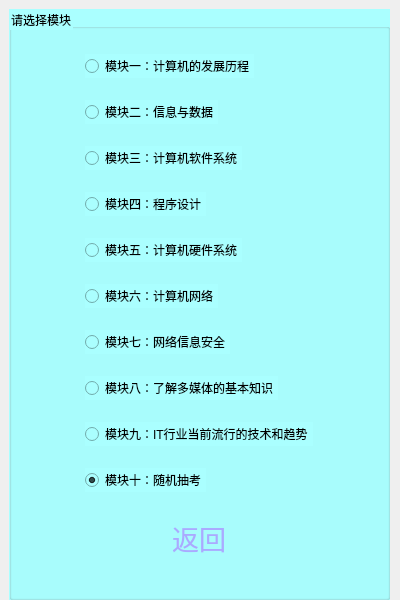
<?xml version="1.0" encoding="UTF-8"?>
<ui version="4.0">
 <class>Form</class>
 <widget class="QWidget" name="Form">
  <property name="geometry">
   <rect>
    <x>0</x>
    <y>0</y>
    <width>400</width>
    <height>600</height>
   </rect>
  </property>
  <property name="sizePolicy">
   <sizepolicy hsizetype="Fixed" vsizetype="Fixed">
    <horstretch>0</horstretch>
    <verstretch>0</verstretch>
   </sizepolicy>
  </property>
  <property name="minimumSize">
   <size>
    <width>400</width>
    <height>400</height>
   </size>
  </property>
  <property name="windowTitle">
   <string>Form</string>
  </property>
  <widget class="QGroupBox" name="groupBox">
   <property name="geometry">
    <rect>
     <x>9</x>
     <y>9</y>
     <width>381</width>
     <height>591</height>
    </rect>
   </property>
   <property name="styleSheet">
    <string notr="true">background-color: rgb(170, 255, 255);</string>
   </property>
   <property name="title">
    <string>请选择模块</string>
   </property>
   <layout class="QGridLayout" name="gridLayout">
    <item row="2" column="0">
     <widget class="QRadioButton" name="radioButton_3">
      <property name="sizePolicy">
       <sizepolicy hsizetype="Fixed" vsizetype="Fixed">
        <horstretch>0</horstretch>
        <verstretch>0</verstretch>
       </sizepolicy>
      </property>
      <property name="text">
       <string>模块三：计算机软件系统</string>
      </property>
     </widget>
    </item>
    <item row="1" column="0">
     <widget class="QRadioButton" name="radioButton_2">
      <property name="sizePolicy">
       <sizepolicy hsizetype="Fixed" vsizetype="Fixed">
        <horstretch>0</horstretch>
        <verstretch>0</verstretch>
       </sizepolicy>
      </property>
      <property name="text">
       <string>模块二：信息与数据</string>
      </property>
     </widget>
    </item>
    <item row="5" column="0">
     <widget class="QRadioButton" name="radioButton_6">
      <property name="sizePolicy">
       <sizepolicy hsizetype="Fixed" vsizetype="Fixed">
        <horstretch>0</horstretch>
        <verstretch>0</verstretch>
       </sizepolicy>
      </property>
      <property name="text">
       <string>模块六：计算机网络</string>
      </property>
     </widget>
    </item>
    <item row="8" column="0">
     <widget class="QRadioButton" name="radioButton_9">
      <property name="sizePolicy">
       <sizepolicy hsizetype="Fixed" vsizetype="Fixed">
        <horstretch>0</horstretch>
        <verstretch>0</verstretch>
       </sizepolicy>
      </property>
      <property name="text">
       <string>模块九：IT行业当前流行的技术和趋势</string>
      </property>
     </widget>
    </item>
    <item row="6" column="0">
     <widget class="QRadioButton" name="radioButton_7">
      <property name="sizePolicy">
       <sizepolicy hsizetype="Fixed" vsizetype="Fixed">
        <horstretch>0</horstretch>
        <verstretch>0</verstretch>
       </sizepolicy>
      </property>
      <property name="text">
       <string>模块七：网络信息安全</string>
      </property>
     </widget>
    </item>
    <item row="7" column="0">
     <widget class="QRadioButton" name="radioButton_8">
      <property name="sizePolicy">
       <sizepolicy hsizetype="Fixed" vsizetype="Fixed">
        <horstretch>0</horstretch>
        <verstretch>0</verstretch>
       </sizepolicy>
      </property>
      <property name="text">
       <string>模块八：了解多媒体的基本知识</string>
      </property>
     </widget>
    </item>
    <item row="9" column="0">
     <widget class="QRadioButton" name="radioButton_0">
      <property name="sizePolicy">
       <sizepolicy hsizetype="Fixed" vsizetype="Fixed">
        <horstretch>0</horstretch>
        <verstretch>0</verstretch>
       </sizepolicy>
      </property>
      <property name="text">
       <string>模块十：随机抽考</string>
      </property>
      <property name="checked">
       <bool>true</bool>
      </property>
     </widget>
    </item>
    <item row="0" column="0">
     <widget class="QRadioButton" name="radioButton_1">
      <property name="sizePolicy">
       <sizepolicy hsizetype="Fixed" vsizetype="Fixed">
        <horstretch>0</horstretch>
        <verstretch>0</verstretch>
       </sizepolicy>
      </property>
      <property name="text">
       <string>模块一：计算机的发展历程</string>
      </property>
      <property name="checked">
       <bool>false</bool>
      </property>
     </widget>
    </item>
    <item row="3" column="0">
     <widget class="QRadioButton" name="radioButton_4">
      <property name="sizePolicy">
       <sizepolicy hsizetype="Fixed" vsizetype="Fixed">
        <horstretch>0</horstretch>
        <verstretch>0</verstretch>
       </sizepolicy>
      </property>
      <property name="text">
       <string>模块四：程序设计</string>
      </property>
     </widget>
    </item>
    <item row="4" column="0">
     <widget class="QRadioButton" name="radioButton_5">
      <property name="sizePolicy">
       <sizepolicy hsizetype="Fixed" vsizetype="Fixed">
        <horstretch>0</horstretch>
        <verstretch>0</verstretch>
       </sizepolicy>
      </property>
      <property name="text">
       <string>模块五：计算机硬件系统</string>
      </property>
     </widget>
    </item>
    <item row="10" column="0">
     <widget class="QPushButton" name="pushButton">
      <property name="font">
       <font>
        <family>Adobe Arabic</family>
        <pointsize>20</pointsize>
        <weight>50</weight>
        <italic>false</italic>
        <bold>false</bold>
       </font>
      </property>
      <property name="styleSheet">
       <string notr="true">font: 20pt &quot;Adobe Arabic&quot;;
color: rgb(170, 170, 255);</string>
      </property>
      <property name="text">
       <string>返回</string>
      </property>
      <property name="flat">
       <bool>true</bool>
      </property>
     </widget>
    </item>
   </layout>
  </widget>
 </widget>
 <resources/>
 <connections/>
</ui>
